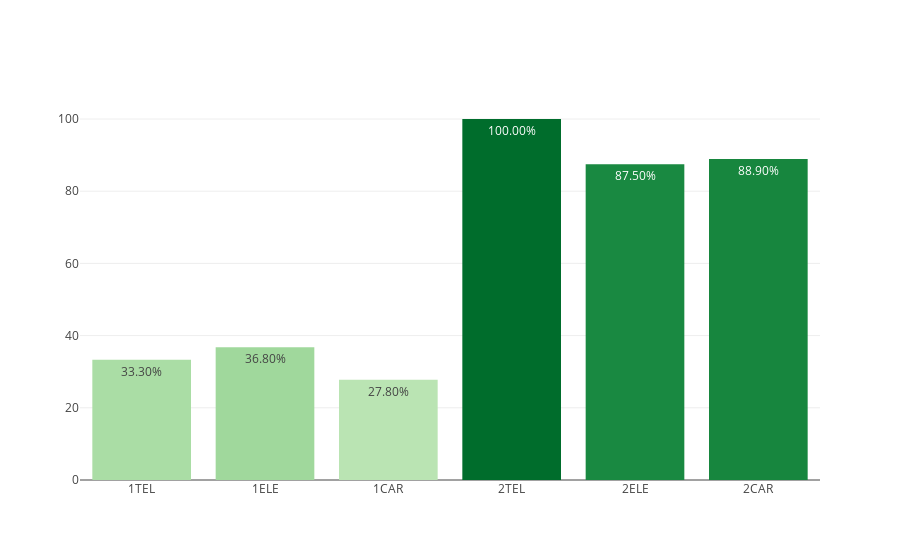

The notebook cell this image was saved under:
### Markdown cell above
## CICLOS FORMATIVOS DE GRADO MEDIO

### Code cell
dfc_CFGM = loaders.get_data_by_stages(dfc, 'CFGM')
myplotly.bar_simple(dfc_CFGM.index, dfc_CFGM['éxito'])

### Figure 1 — Plotly figure (JSON) as saved in the notebook; plotly's stock layout.template omitted (floating-point values rounded to 4 significant figures)
{"data": [{"hoverinfo": "x+text", "marker": {"color": [33.3, 36.8, 27.8, 100, 87.5, 88.9], "colorscale": [[0, "rgb(186,228,179)"], [0.3333, "rgb(116,196,118)"], [0.6667, "rgb(49,163,84)"], [1, "rgb(0,109,44)"]]}, "text": ["33.30%", "36.80%", "27.80%", "100.00%", "87.50%", "88.90%"], "type": "bar", "uid": "7ef193a0-e873-4133-bcb7-a4909ba5cd6b", "x": ["1TEL", "1ELE", "1CAR", "2TEL", "2ELE", "2CAR"], "y": [33.3, 36.8, 27.8, 100, 87.5, 88.9]}], "layout": {"title": {"text": ""}}}
